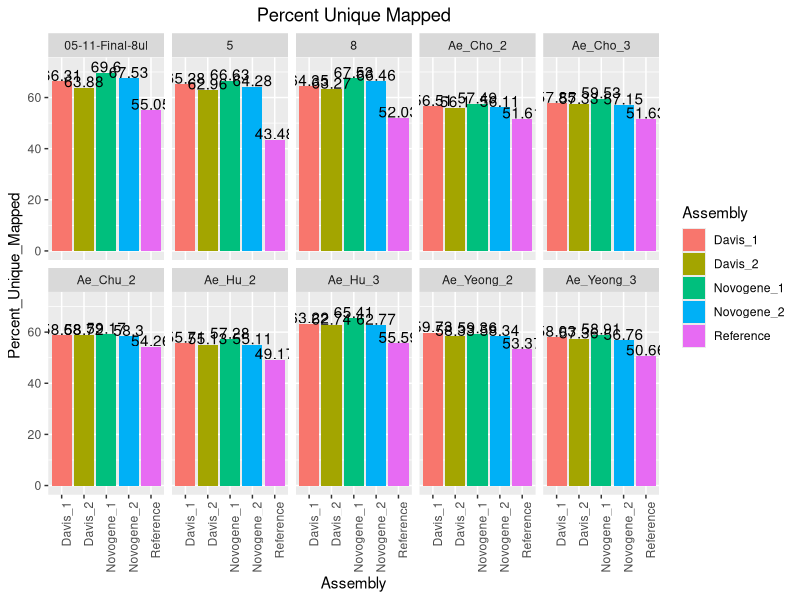
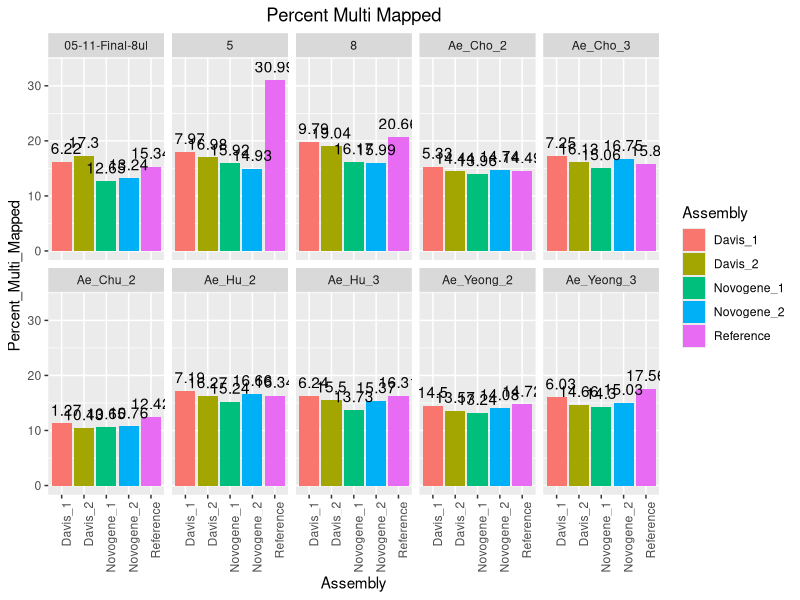
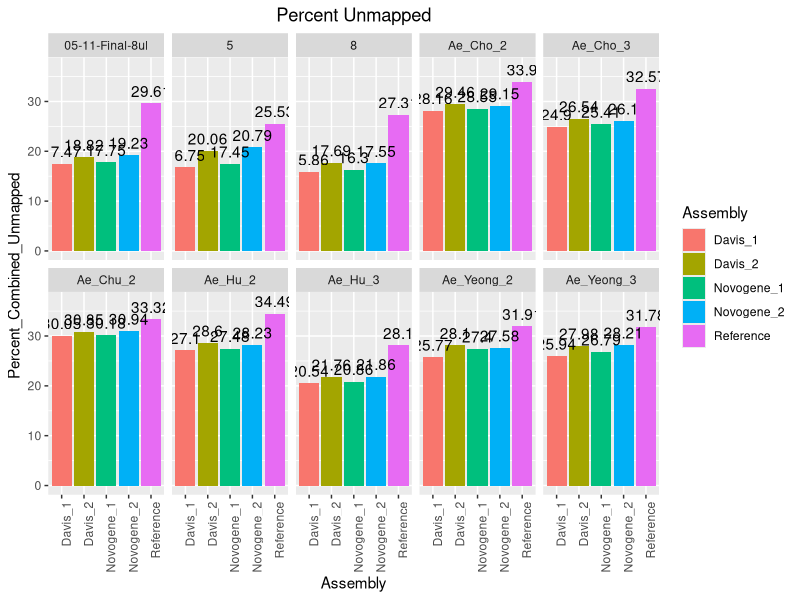
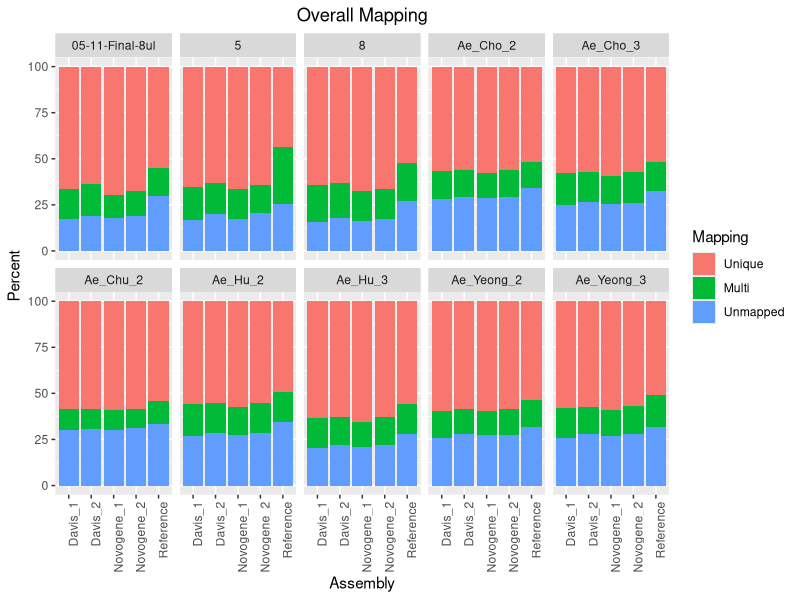

Generate these figures, in order, with R:
## ---- chunk 1
knitr::opts_chunk$set(echo = TRUE)
## ---- chunk 2
library(tidyverse)
library(reshape2)

Ref <- read.table("Reference_Star_Stats.tab", header = T) %>%
  mutate(Assembly = "Reference")

D1 <- read.table("Davis_1_pseudohap_Star_Stats.tab", header = T) %>%
  mutate(Assembly = "Davis_1") %>%
  filter(Sample %in% Ref$Sample)

D2 <- read.table("Davis_2_pseudohap_Star_Stats.tab", header = T) %>%
  mutate(Assembly = "Davis_2") %>%
  filter(Sample %in% Ref$Sample)

N1 <- read.table("Novogene_1_pseudohap_Star_Stats.tab", header = T) %>%
  mutate(Assembly = "Novogene_1") %>%
  filter(Sample %in% Ref$Sample)

N2 <- read.table("Novogene_2_pseudohap_Star_Stats.tab", header = T) %>%
  mutate(Assembly = "Novogene_2") %>%
  filter(Sample %in% Ref$Sample)

All <- rbind(Ref,D1,D2,N1,N2)

All$Percent_Combined_Unmapped <- 100 - All$Percent_Unique_Mapped - All$Percent_Multi_Mapped

All %>%
  ggplot(aes(Assembly,Percent_Unique_Mapped, fill = Assembly)) +
  geom_bar(stat = "identity") +
  facet_wrap(~Sample, nrow = 2) +
  geom_text(aes(label = Percent_Unique_Mapped), nudge_y = 2.5) +
  ggtitle("Percent Unique Mapped") +
   theme(axis.text.x=element_text(angle=90, hjust=1), plot.title = element_text(hjust = 0.5))

All %>%
  ggplot(aes(Assembly,Percent_Multi_Mapped, fill = Assembly)) +
  geom_bar(stat = "identity") +
  facet_wrap(~Sample, nrow = 2) +
  geom_text(aes(label = Percent_Multi_Mapped), nudge_y = 2.5) +
  ggtitle("Percent Multi Mapped") +
   theme(axis.text.x=element_text(angle=90, hjust=1), plot.title = element_text(hjust = 0.5))

All %>%
  ggplot(aes(Assembly,Percent_Combined_Unmapped, fill = Assembly)) +
  geom_bar(stat = "identity") +
  facet_wrap(~Sample, nrow = 2) +
  geom_text(aes(label = Percent_Combined_Unmapped), nudge_y = 2.5) +
  ggtitle("Percent Unmapped") +
   theme(axis.text.x=element_text(angle=90, hjust=1), plot.title = element_text(hjust = 0.5))

m.All <- All %>%
  select(Assembly,Sample,Percent_Unique_Mapped,Percent_Multi_Mapped,Percent_Combined_Unmapped) %>%
  melt(id.vars = c("Assembly","Sample")) %>%
  rename(Mapping = variable, Percent = value)

m.All %>%
  ggplot(aes(Assembly,Percent, fill = factor(Mapping, labels= c("Unique", "Multi","Unmapped")))) +
  geom_bar(stat = "identity") +
  facet_wrap(~Sample, nrow = 2) +
  ggtitle("Overall Mapping") +
  theme(axis.text.x=element_text(angle=90, hjust=1), plot.title = element_text(hjust = 0.5)) + 
  scale_fill_discrete(name = "Mapping")
